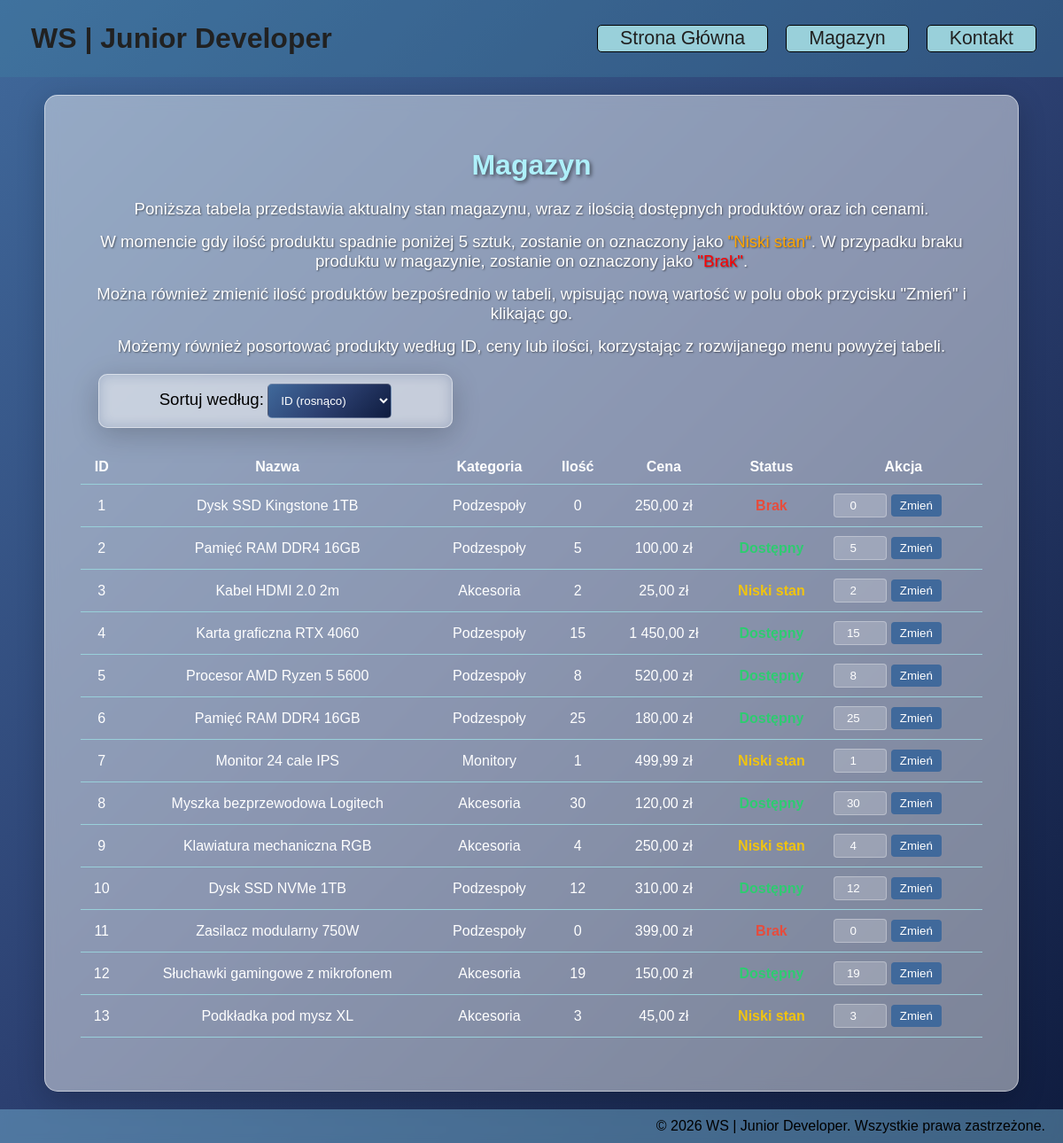
The app's page /magazyn.php with its own data.
### tables this page shows
CREATE TABLE `produkty` (
  `id` int(11) NOT NULL,
  `nazwa` varchar(255) NOT NULL,
  `kategoria` varchar(100) NOT NULL,
  `ilosc` int(11) NOT NULL,
  `cena` decimal(10,2) NOT NULL
);

### magazyn.php (the view, shortened to what this page needs)
<?php
include 'db.php';
$order = "id ASC";
$query = $pdo->query("SELECT * FROM produkty ORDER BY $order");
$produkty = $query->fetchAll();
include 'header.php';
?>
<main>
    <div style="max-width: 1100px;">
        <h1>Magazyn</h1>
        <p>Poniższa tabela przedstawia aktualny stan magazynu, wraz z ilością dostępnych produktów oraz ich cenami.
        </p>
        <p>
            W momencie gdy ilość produktu spadnie poniżej 5 sztuk, zostanie on oznaczony jako <span style="color: orange;">"Niski stan"</span>. W przypadku braku produktu w magazynie, zostanie on oznaczony jako <span style="color: red;">"Brak"</span>.
        </p>
        <p>
            Można również zmienić ilość produktów bezpośrednio w tabeli, wpisując nową wartość w polu obok przycisku "Zmień" i klikając go.
        </p>
        <p>
            Możemy również posortować produkty według ID, ceny lub ilości, korzystając z rozwijanego menu powyżej tabeli.
        </p>
        <div class="sortowanie" style="margin-bottom: 20px; padding: 10px; background: rgba(255, 255, 255, 0.1); border-radius: 10px; max-width: 400px;">
            <form method="GET" action="magazyn.php" id="sortowanieform">
                <label for="sortowanie" style="font-size:14pt; color: black;">Sortuj według:</label>
                <select id="sortowanie" name="sortowanie" onchange="this.form.submit()" style="background-image: linear-gradient(135deg, #40699b, #2c4071, #0f1c3f); color:white; border: 1px solid rgba(255, 255, 255, 0.25); border-radius: 5px; padding: 10px;">
                    <option value="id_rosnaco" <?php echo (isset($_GET['sortowanie']) && $_GET['sortowanie'] == 'id_rosnaco') ? 'selected' : '' ?> style="background: #2a4d6c; color: white;">ID (rosnąco)</option>
                </select>
            </form>
        </div>
        <table>
            <thead>
                <tr>
                    <th>ID</th>
                    <th>Nazwa</th>
                    <th>Kategoria</th>
                    <th>Ilość</th>
                    <th>Cena</th>
                    <th>Status</th>
                    <th>Akcja</th> </tr>
            </thead>
            <tbody>
                <?php
                    foreach ($produkty as $produkt) {
                        if ($produkt['ilosc'] == 0) {
                            $status = "Brak";
                            $status_color = "red";
                        } elseif ($produkt['ilosc'] < 5) {
                            $status = "Niski stan";
                            $status_color = "orange";
                        } else {
                            $status = "Dostępny";
                            $status_color = "green";
                        }
                        echo "<tr>";
                        echo "<td>" . $produkt['id'] . "</td>";
                        echo "<td>" . htmlspecialchars($produkt['nazwa']) . "</td>";
                        echo "<td>" . htmlspecialchars($produkt['kategoria']) . "</td>";
                        echo "<td>" . $produkt['ilosc'] . "</td>";
                        echo "<td>" . number_format($produkt['cena'], 2, ',', ' ') . " zł</td>";
                        echo "<td class='" . $status_color . "'>" . $status . "</td>";
                        echo "<td>";
                        echo "<form method='POST' action='magazyn.php' style='display: flex; gap: 5px; align-items: center;'>";
                        echo "<input type='number' name='nowa_ilosc' value='" . $produkt['ilosc'] . "' min='0' style='width: 60px; padding: 5px; border-radius: 4px; border: 1px solid rgba(255,255,255,0.3); background: rgba(255,255,255,0.2); color: white; text-align: center;'>";
                        echo "<button type='submit' name='akcja_edytuj' style='padding: 5px 10px; background: #40699b; color: white; border: none; border-radius: 4px; cursor: pointer; font-size: 10pt;'>Zmień</button>";
                        echo "</form>";
                        echo "</td>";
                        echo "</tr>";
                    }
                ?>
            </tbody>
        </table>
    </div>
</main>
<?php
include 'footer.php';
?>

### header.php (shortened to what this page needs)
<!DOCTYPE html>
<html lang="en">
<head>
    <link rel="stylesheet" href="style.css">
</head>
<body>
    <header>
        <h2><b>WS | Junior Developer</b></h2>
        <nav style="float: right;">
            <ul>
                <li><a href="index.php">Strona Główna</a></li>
                <li><a href="magazyn.php">Magazyn</a></li>
                <li><a href="kontakt.php">Kontakt</a></li>
            </ul>
        </nav>
    </header>

### footer.php
    <footer>
    <p>&copy; 2026 WS | Junior Developer. Wszystkie prawa zastrzeżone.</p>
    </footer>
</body>
</html>

### style.css (style rules this page uses)
* { margin: 0; padding: 0; box-sizing: border-box; }
body { font-family: Arial, Helvetica, sans-serif; background-image: linear-gradient(135deg, #40699b, #2c4071, #0f1c3f); color: white; display: flex; flex-direction: column; min-height: 100vh; }
header { background-color: rgba(65, 136, 165, 0.3); color: rgb(33, 33, 33); display: flex; justify-content: space-between; align-items: center; position: sticky; padding: 10px 20px; width: 100%; top: 0; font-size: 16pt; z-index: 100; }
header h2 { padding: 15px; }
header ul { list-style-type: none; display: flex; }
header a { text-decoration: none; color: inherit; padding: 15px; font-size: 16pt; }
header li { border: 1px solid black; background-color: #99d0da; border-radius: 5px; font-size: 14pt; padding: 2px 10px; margin: 10px; transition: 0.2s; }
main { flex: 1; display: flex; justify-content: center; align-items: center; }
main div { background-color: rgba(255, 255, 255, 0.45); border: 1px solid rgba(255, 255, 255, 0.5); box-shadow: 0 8px 32px 0 rgba(0, 0, 0, 0.2); backdrop-filter: blur(8px); text-align: center; overflow: auto; border-radius: 15px; max-width: 800px; width: 100%; padding: 60px 50px; margin:20px; }
main div h1 { font-size: 24pt; margin-bottom: 20px; color: #aef0fa; text-shadow: 2px 2px 4px rgba(0, 0, 0, 0.5); }
main div p { font-size: 14pt; margin-bottom: 15px; text-shadow: 1px 1px 2px rgba(0, 0, 0, 0.5); }
footer { background-color: rgba(135, 206, 235, 0.4); backdrop-filter: blur(5px); color: black; text-align: right; position: sticky; bottom: 0; padding: 10px 20px; }
main div { margin-top: 20px; padding: 60px 40px; }
table { border-collapse: collapse; width: 100%; margin-top: 25px; }
th,td { padding: 10px; border-bottom: 1px solid #99d0da; }
.green { color: #2ecc71; font-weight: bold; }
.orange { color: #f1c40f; font-weight: bold; }
.red { color: #e74c3c; font-weight: bold; }
.kontakt-kontener, .kontakt-kontener *, main div { box-sizing: border-box; }

### records on screen
produkty: id "1", nazwa "Dysk SSD Kingstone 1TB", kategoria "Podzespoły", ilosc "0", cena "250,00", ilosc "Brak", nowa_ilosc "0"
produkty: id "2", nazwa "Pamięć RAM DDR4 16GB", kategoria "Podzespoły", ilosc "5", cena "100,00", nowa_ilosc "5"
produkty: id "3", nazwa "Kabel HDMI 2.0 2m", kategoria "Akcesoria", ilosc "2", cena "25,00", ilosc "Niski stan", nowa_ilosc "2"
produkty: id "4", nazwa "Karta graficzna RTX 4060", kategoria "Podzespoły", ilosc "15", cena "1 450,00", nowa_ilosc "15"
produkty: id "5", nazwa "Procesor AMD Ryzen 5 5600", kategoria "Podzespoły", ilosc "8", cena "520,00", nowa_ilosc "8"
produkty: id "6", nazwa "Pamięć RAM DDR4 16GB", kategoria "Podzespoły", ilosc "25", cena "180,00", nowa_ilosc "25"
produkty: id "7", nazwa "Monitor 24 cale IPS", kategoria "Monitory", ilosc "1", cena "499,99", ilosc "Niski stan", nowa_ilosc "1"
produkty: id "8", nazwa "Myszka bezprzewodowa Logitech", kategoria "Akcesoria", ilosc "30", cena "120,00", nowa_ilosc "30"
produkty: id "9", nazwa "Klawiatura mechaniczna RGB", kategoria "Akcesoria", ilosc "4", cena "250,00", ilosc "Niski stan", nowa_ilosc "4"
produkty: id "10", nazwa "Dysk SSD NVMe 1TB", kategoria "Podzespoły", ilosc "12", cena "310,00", nowa_ilosc "12"
produkty: id "11", nazwa "Zasilacz modularny 750W", kategoria "Podzespoły", ilosc "0", cena "399,00", nowa_ilosc "0"
produkty: id "12", nazwa "Słuchawki gamingowe z mikrofonem", kategoria "Akcesoria", ilosc "19", cena "150,00", nowa_ilosc "19"
produkty: id "13", nazwa "Podkładka pod mysz XL", kategoria "Akcesoria", ilosc "3", cena "45,00", ilosc "Niski stan", nowa_ilosc "3"
